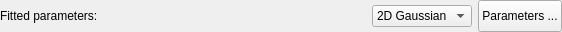
<?xml version="1.0" encoding="UTF-8"?>
<ui version="4.0">
 <class>IntensityToolWidget</class>
 <widget class="QWidget" name="IntensityToolWidget">
  <property name="geometry">
   <rect>
    <x>0</x>
    <y>0</y>
    <width>562</width>
    <height>32</height>
   </rect>
  </property>
  <property name="maximumSize">
   <size>
    <width>16777215</width>
    <height>49</height>
   </size>
  </property>
  <property name="windowTitle">
   <string>Form</string>
  </property>
  <layout class="QGridLayout" name="gridLayout">
   <property name="leftMargin">
    <number>0</number>
   </property>
   <property name="topMargin">
    <number>0</number>
   </property>
   <property name="rightMargin">
    <number>0</number>
   </property>
   <property name="bottomMargin">
    <number>0</number>
   </property>
   <item row="0" column="0">
    <layout class="QHBoxLayout" name="horizontalLayout">
     <item>
      <widget class="QLabel" name="toolLabel">
       <property name="toolTip">
        <string>coordinate info display for the mouse pointer</string>
       </property>
       <property name="text">
        <string>Fitted parameters: </string>
       </property>
      </widget>
     </item>
     <item>
      <spacer name="horizontalSpacer">
       <property name="orientation">
        <enum>Qt::Horizontal</enum>
       </property>
       <property name="sizeHint" stdset="0">
        <size>
         <width>40</width>
         <height>20</height>
        </size>
       </property>
      </spacer>
     </item>
     <item>
      <widget class="QComboBox" name="functionComboBox">
       <property name="sizePolicy">
        <sizepolicy hsizetype="Minimum" vsizetype="Fixed">
         <horstretch>0</horstretch>
         <verstretch>0</verstretch>
        </sizepolicy>
       </property>
       <property name="minimumSize">
        <size>
         <width>0</width>
         <height>0</height>
        </size>
       </property>
       <property name="baseSize">
        <size>
         <width>0</width>
         <height>0</height>
        </size>
       </property>
       <property name="toolTip">
        <string>&lt;html&gt;&lt;head/&gt;&lt;body&gt;&lt;p&gt;fitting function&lt;/p&gt;&lt;/body&gt;&lt;/html&gt;</string>
       </property>
       <item>
        <property name="text">
         <string>2D Gaussian</string>
        </property>
       </item>
      </widget>
     </item>
     <item>
      <widget class="QPushButton" name="paramsPushButton">
       <property name="sizePolicy">
        <sizepolicy hsizetype="Minimum" vsizetype="Minimum">
         <horstretch>0</horstretch>
         <verstretch>0</verstretch>
        </sizepolicy>
       </property>
       <property name="toolTip">
        <string>set axes start postion, scale labels and units</string>
       </property>
       <property name="text">
        <string>Parameters ...</string>
       </property>
      </widget>
     </item>
    </layout>
   </item>
  </layout>
 </widget>
 <tabstops>
  <tabstop>paramsPushButton</tabstop>
 </tabstops>
 <resources/>
 <connections/>
</ui>
